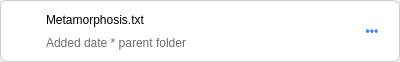
<?xml version="1.0" encoding="UTF-8"?>
<ui version="4.0">
 <class>SyncIssueWidget</class>
 <widget class="QWidget" name="SyncIssueWidget">
  <property name="geometry">
   <rect>
    <x>0</x>
    <y>0</y>
    <width>400</width>
    <height>62</height>
   </rect>
  </property>
  <property name="sizePolicy">
   <sizepolicy hsizetype="MinimumExpanding" vsizetype="MinimumExpanding">
    <horstretch>0</horstretch>
    <verstretch>0</verstretch>
   </sizepolicy>
  </property>
  <property name="minimumSize">
   <size>
    <width>400</width>
    <height>0</height>
   </size>
  </property>
  <property name="windowTitle">
   <string>Form</string>
  </property>
  <layout class="QVBoxLayout" name="verticalLayout">
   <property name="leftMargin">
    <number>0</number>
   </property>
   <property name="topMargin">
    <number>0</number>
   </property>
   <property name="rightMargin">
    <number>0</number>
   </property>
   <property name="bottomMargin">
    <number>0</number>
   </property>
   <item>
    <widget class="QFrame" name="frame">
     <property name="sizePolicy">
      <sizepolicy hsizetype="MinimumExpanding" vsizetype="MinimumExpanding">
       <horstretch>0</horstretch>
       <verstretch>0</verstretch>
      </sizepolicy>
     </property>
     <property name="styleSheet">
      <string notr="true">.QFrame {
border: 1px solid rgb(205, 203, 205);
background-color: rgb(255, 255, 255);
border-radius: 7px;
}</string>
     </property>
     <property name="frameShape">
      <enum>QFrame::Box</enum>
     </property>
     <property name="frameShadow">
      <enum>QFrame::Plain</enum>
     </property>
     <layout class="QGridLayout" name="gridLayout">
      <property name="leftMargin">
       <number>7</number>
      </property>
      <property name="topMargin">
       <number>10</number>
      </property>
      <property name="rightMargin">
       <number>12</number>
      </property>
      <property name="bottomMargin">
       <number>10</number>
      </property>
      <item row="1" column="1">
       <widget class="QLabel" name="infoLabel">
        <property name="sizePolicy">
         <sizepolicy hsizetype="Preferred" vsizetype="MinimumExpanding">
          <horstretch>0</horstretch>
          <verstretch>0</verstretch>
         </sizepolicy>
        </property>
        <property name="palette">
         <palette>
          <active>
           <colorrole role="WindowText">
            <brush brushstyle="SolidPattern">
             <color alpha="255">
              <red>109</red>
              <green>109</green>
              <blue>109</blue>
             </color>
            </brush>
           </colorrole>
          </active>
          <inactive>
           <colorrole role="WindowText">
            <brush brushstyle="SolidPattern">
             <color alpha="255">
              <red>109</red>
              <green>109</green>
              <blue>109</blue>
             </color>
            </brush>
           </colorrole>
          </inactive>
          <disabled>
           <colorrole role="WindowText">
            <brush brushstyle="SolidPattern">
             <color alpha="255">
              <red>127</red>
              <green>127</green>
              <blue>127</blue>
             </color>
            </brush>
           </colorrole>
          </disabled>
         </palette>
        </property>
        <property name="text">
         <string>Added date * parent folder</string>
        </property>
       </widget>
      </item>
      <item row="0" column="1">
       <widget class="QElidedLabel" name="filenameLabel">
        <property name="text">
         <string>Metamorphosis.txt</string>
        </property>
       </widget>
      </item>
      <item row="0" column="0" rowspan="2" alignment="Qt::AlignHCenter">
       <widget class="QLabel" name="iconLabel">
        <property name="minimumSize">
         <size>
          <width>32</width>
          <height>32</height>
         </size>
        </property>
        <property name="maximumSize">
         <size>
          <width>32</width>
          <height>32</height>
         </size>
        </property>
        <property name="text">
         <string/>
        </property>
       </widget>
      </item>
      <item row="0" column="3" rowspan="2">
       <widget class="QPushButton" name="actionButton">
        <property name="sizePolicy">
         <sizepolicy hsizetype="Fixed" vsizetype="Fixed">
          <horstretch>30</horstretch>
          <verstretch>30</verstretch>
         </sizepolicy>
        </property>
        <property name="minimumSize">
         <size>
          <width>30</width>
          <height>30</height>
         </size>
        </property>
        <property name="styleSheet">
         <string notr="true">QPushButton {
	border: none;
	background-color: none;
	color: rgb(68,133,243);
	font: bold
}</string>
        </property>
        <property name="text">
         <string>•••</string>
        </property>
       </widget>
      </item>
      <item row="0" column="2" rowspan="2">
       <spacer name="horizontalSpacer">
        <property name="orientation">
         <enum>Qt::Horizontal</enum>
        </property>
        <property name="sizeHint" stdset="0">
         <size>
          <width>0</width>
          <height>0</height>
         </size>
        </property>
       </spacer>
      </item>
     </layout>
    </widget>
   </item>
  </layout>
 </widget>
 <customwidgets>
  <customwidget>
   <class>QElidedLabel</class>
   <extends>QLabel</extends>
   <header>maestral_qt.widgets</header>
  </customwidget>
 </customwidgets>
 <resources/>
 <connections/>
</ui>
